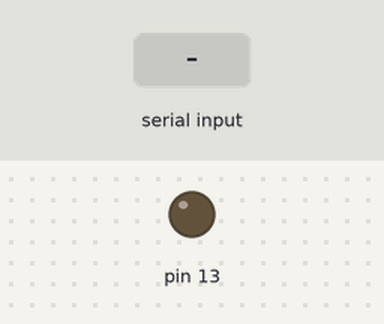
Bench run of a sketch on a simulated Arduino Uno, built with avr-gcc and run on an emulated ATmega328P. On the bench: output pins drawn as LEDs (lit = HIGH). Dashed ring = blinking. The inputs (shaded band) are chosen by the test bench.

Above: at 1.2 s.
1.3 s: "1" received over Serial
At 2.4 s:
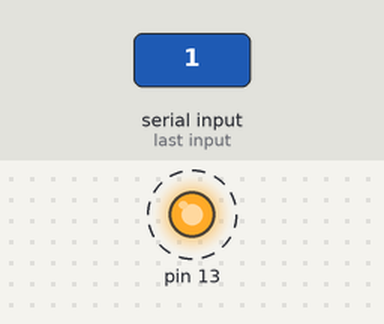
4.3 s: "on" received over Serial
At 6.4 s:
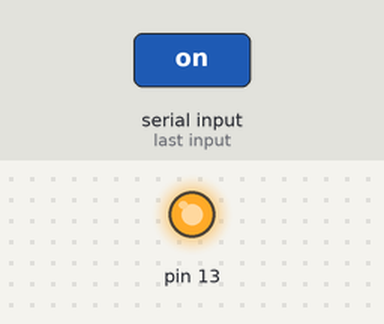
6.8 s: "off" received over Serial
At 8.4 s:
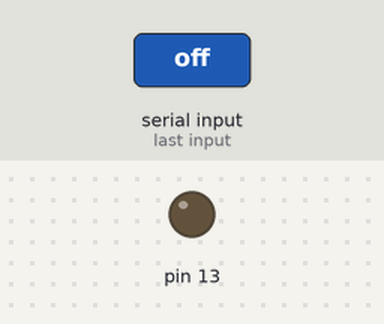
Timing chart, 0 to 9.9 s (numbered marks = the images above; inputs shaded):
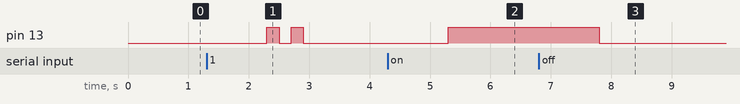

Measured:
- after the input at 1.3 s, pin 13: alternates HIGH for 0.20 s and LOW for 0.20 s, 4 changes in all, then stays LOW, starting after 1.0 s
- after the input at 4.3 s, pin 13: LOW → HIGH after 1.0 s
- after the input at 6.8 s, pin 13: HIGH → LOW after 1.0 s

The sketch:

AP_Sync_Processing_to_Arduino.pde
```cpp
#include <AP_Sync.h>

AP_Sync streamer(Serial);

void setup() {
  Serial.begin(9600);
  pinMode(13,OUTPUT);
}

void loop() {
  if(Serial.available()){
    String command = Serial.readString();
    if(command == "on"){
      digitalWrite(13,HIGH);
    }else if (command == "off") {
      digitalWrite(13,LOW);
    }else {
      digitalWrite(13,HIGH);
      delay(200);
      digitalWrite(13,LOW);
      delay(200);
      digitalWrite(13,HIGH);
      delay(200);
      digitalWrite(13,LOW);
    }
  }
}
```
